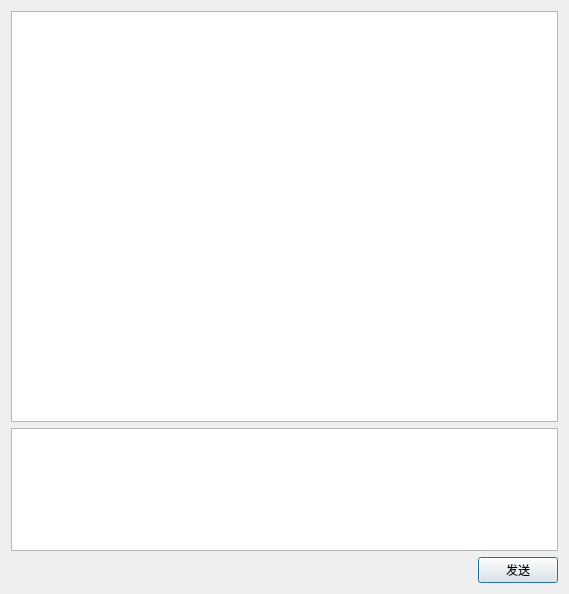
<?xml version="1.0" encoding="UTF-8"?>
<ui version="4.0">
 <class>Chat</class>
 <widget class="QDialog" name="Chat">
  <property name="geometry">
   <rect>
    <x>0</x>
    <y>0</y>
    <width>569</width>
    <height>594</height>
   </rect>
  </property>
  <property name="windowTitle">
   <string>Dialog</string>
  </property>
  <layout class="QVBoxLayout" name="verticalLayout" stretch="10,3,1">
   <item>
    <widget class="QTextBrowser" name="textBrowser">
     <property name="mouseTracking">
      <bool>true</bool>
     </property>
     <property name="toolTip">
      <string extracomment="Ctrl+Enter 发送"/>
     </property>
     <property name="toolTipDuration">
      <number>1</number>
     </property>
     <property name="statusTip">
      <string comment="enter"/>
     </property>
     <property name="autoFillBackground">
      <bool>false</bool>
     </property>
    </widget>
   </item>
   <item>
    <widget class="QTextEdit" name="textEdit">
     <property name="mouseTracking">
      <bool>true</bool>
     </property>
     <property name="toolTip">
      <string extracomment="Ctrl+Enter 发送"/>
     </property>
     <property name="toolTipDuration">
      <number>1</number>
     </property>
     <property name="statusTip">
      <string comment="enter"/>
     </property>
     <property name="autoFillBackground">
      <bool>false</bool>
     </property>
    </widget>
   </item>
   <item>
    <layout class="QHBoxLayout" name="horizontalLayout">
     <item>
      <spacer name="horizontalSpacer">
       <property name="mouseTracking">
        <bool>true</bool>
       </property>
       <property name="toolTip">
        <string extracomment="Ctrl+Enter 发送"/>
       </property>
       <property name="toolTipDuration">
        <number>1</number>
       </property>
       <property name="statusTip">
        <string comment="enter"/>
       </property>
       <property name="autoFillBackground">
        <bool>false</bool>
       </property>
       <property name="orientation">
        <enum>Qt::Horizontal</enum>
       </property>
       <property name="sizeHint" stdset="0">
        <size>
         <width>40</width>
         <height>20</height>
        </size>
       </property>
      </spacer>
     </item>
     <item>
      <widget class="QPushButton" name="sendBtn">
       <property name="mouseTracking">
        <bool>true</bool>
       </property>
       <property name="toolTip">
        <string comment="Ctrl+Enter 发送" extracomment="Ctrl+Enter 发送"/>
       </property>
       <property name="toolTipDuration">
        <number>1</number>
       </property>
       <property name="statusTip">
        <string comment="enter"/>
       </property>
       <property name="autoFillBackground">
        <bool>false</bool>
       </property>
       <property name="text">
        <string>发送</string>
       </property>
       <property name="shortcut">
        <string>Ctrl+Return</string>
       </property>
      </widget>
     </item>
    </layout>
   </item>
  </layout>
 </widget>
 <resources/>
 <connections/>
</ui>
